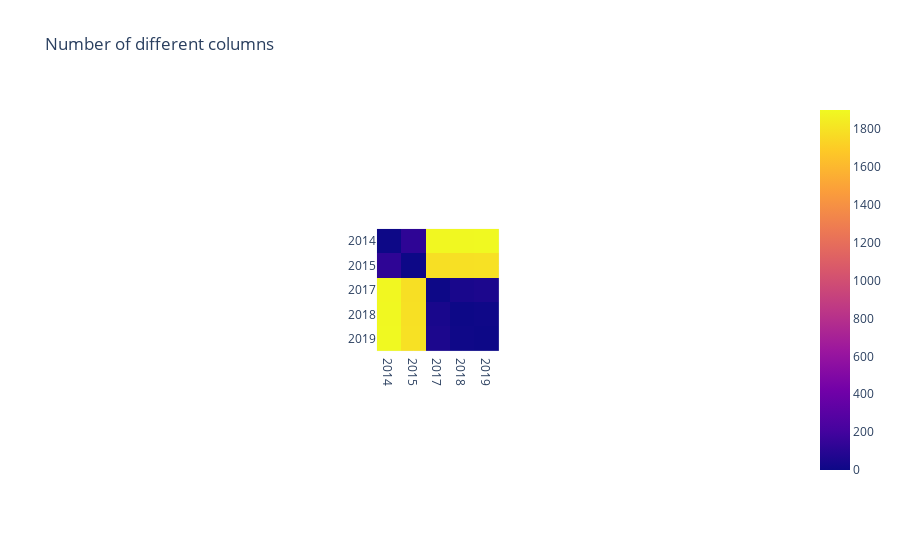

Write notebook code for a chart like this one.
### Code cell
headers = []
for tsv_path in tsv_paths:
    with open(tsv_path, "r") as f:
        headers.append(next(f).split("\t"))

headers = [set(h) for h in headers]

diffs = [[h1 ^ h2 for h2 in headers] for h1 in headers]
n_diffs = [[len(v) for v in row] for row in diffs]
names = [str(year) for year in range(2014, 2020) if year != 2016]
px.imshow(
    pd.DataFrame(n_diffs, index=names, columns=names),
    title="Number of different columns",
)

### Figure 1 — Plotly figure (JSON) as saved in the notebook; plotly's stock layout.template omitted (floating-point values rounded to 4 significant figures)
{"data": [{"coloraxis": "coloraxis", "hovertemplate": "x: %{x}<br>y: %{y}<br>color: %{z}<extra></extra>", "name": "0", "type": "heatmap", "x": ["2014", "2015", "2017", "2018", "2019"], "xaxis": "x", "y": ["2014", "2015", "2017", "2018", "2019"], "yaxis": "y", "z": [[0, 123, 1891, 1895, 1901], [123, 0, 1784, 1788, 1794], [1891, 1784, 0, 46, 54], [1895, 1788, 46, 0, 8], [1901, 1794, 54, 8, 0]]}], "layout": {"autosize": true, "coloraxis": {"colorscale": [[0, "#0d0887"], [0.1111, "#46039f"], [0.2222, "#7201a8"], [0.3333, "#9c179e"], [0.4444, "#bd3786"], [0.5556, "#d8576b"], [0.6667, "#ed7953"], [0.7778, "#fb9f3a"], [0.8889, "#fdca26"], [1, "#f0f921"]]}, "title": {"text": "Number of different columns"}, "xaxis": {"anchor": "y", "autorange": true, "constrain": "domain", "domain": [0.4146, 0.5854], "range": [-0.5, 4.5], "scaleanchor": "y", "type": "category"}, "yaxis": {"anchor": "x", "autorange": true, "constrain": "domain", "domain": [0, 1], "range": [4.5, -0.5], "type": "category"}}}
